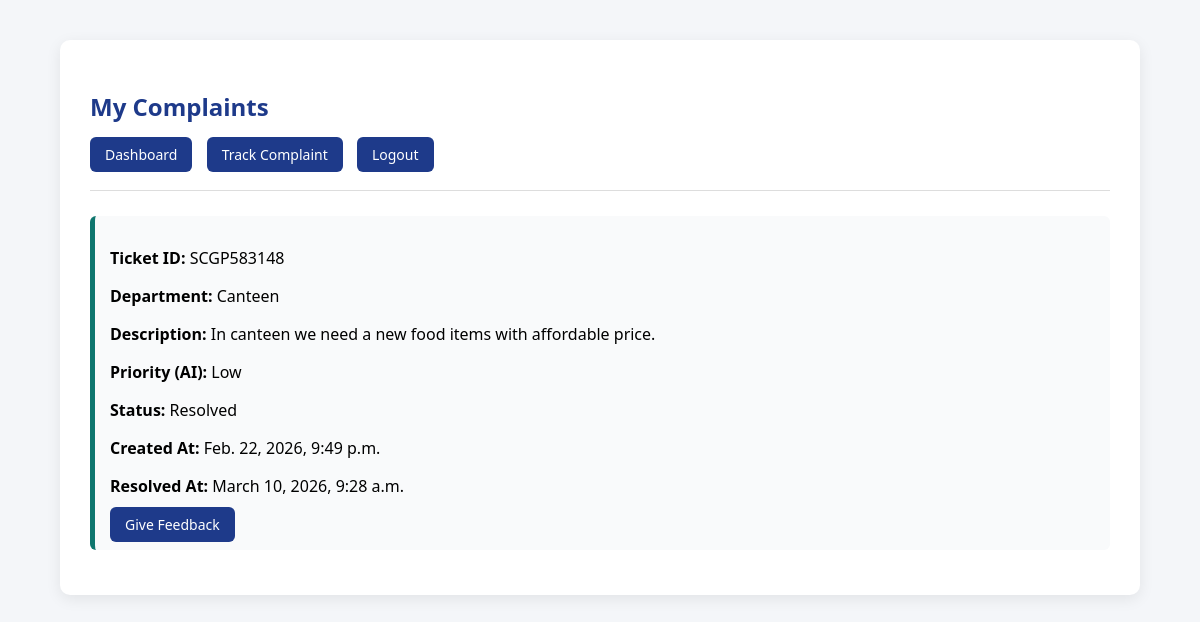
Page /my-complaints/ (signed in) on the committed database.
### portal/models.py (models this page shows, shortened)
class Complaint(models.Model):
    STATUS_CHOICES = [
        ('Pending', 'Pending'),
        ('In Progress', 'In Progress'),
        ('Resolved', 'Resolved'),
    ]
    PRIORITY_CHOICES = [
        ('High', 'High'),
        ('Medium', 'Medium'),
        ('Low', 'Low'),
    ]
    ISSUE_DEPARTMENT_CHOICES = [
        ('Hostel', 'Hostel'),
        ('Library', 'Library'),
        ('Transport', 'Transport'),
        ('Academic', 'Academic'),
        ('Canteen', 'Canteen'),
        ('Infrastructure', 'Infrastructure'),
        ('Stationary', 'Stationary'),
        ('Administration', 'Administration'),
        ('Security', 'Security'),
        ('FirstAid/Medical', 'FirstAid/Medical'),
        ('Events/Extracurricular', 'Events/Extracurricular'),
    ]
    ticket_id = models.CharField(
        max_length=20,
        unique=True,
        editable=False
    )
    department = models.CharField(
        max_length=100,
        choices=ISSUE_DEPARTMENT_CHOICES
    )
    description = models.TextField()
    status = models.CharField(
        max_length=20,
        choices=STATUS_CHOICES,
        default='Pending'
    )
    priority = models.CharField(
        max_length=10,
        choices=PRIORITY_CHOICES,
        default='Low'
    )
    created_at = models.DateTimeField(auto_now_add=True)
    resolved_at = models.DateTimeField(null=True, blank=True)
    raised_by = models.ForeignKey(
        User,
        on_delete=models.CASCADE,
        related_name='complaints'
    )
    feedback = models.TextField(null=True, blank=True)
    class Meta:
        ordering = ['-created_at']

### portal/views.py (the view)
# urls.py: path('my-complaints/', views.my_complaints, name='my_complaints'),
@login_required
def my_complaints(request):
    complaints = Complaint.objects.filter(
        raised_by=request.user
    ).order_by("-created_at")
    return render(request, "my_complaints.html", {
        "complaints": complaints
    })

### portal/templates/my_complaints.html (shortened to what this page needs)
{% load static %}
<!DOCTYPE html>
<html>
<head>
    <link rel="stylesheet" type="text/css" href="{% static 'portal/style.css' %}">
</head>
<body>
<div class="container">
    <h2>My Complaints</h2>
    <div class="menu">
        <a href="{% url 'student_dashboard' %}" class="button">Dashboard</a>
        <a href="{% url 'track_complaint' %}" class="button">Track Complaint</a>
        <a href="{% url 'logout' %}" class="button">Logout</a>
    </div>
    <hr>
    {% for complaint in complaints %}
        <div class="complaint-card">
            <p><strong>Ticket ID:</strong> {{ complaint.ticket_id }}</p>
            <p><strong>Department:</strong> {{ complaint.department }}</p>
            <p><strong>Description:</strong> {{ complaint.description }}</p>
            <p><strong>Priority (AI):</strong> {{ complaint.priority }}</p>
            <p><strong>Status:</strong> {{ complaint.status }}</p>
            <p><strong>Created At:</strong> {{ complaint.created_at }}</p>
            {% if complaint.resolved_at %}
                <p><strong>Resolved At:</strong> {{ complaint.resolved_at }}</p>
            {% endif %}
            {% if complaint.status == "Resolved" %}
                {% if complaint.feedback %}
                    <div style="margin-top:10px; padding:10px; background:#e8f5e9; border-radius:6px;">
                        <strong>Your Feedback:</strong><br>
                        {{ complaint.feedback }}
                    </div>
                {% else %}
                    <div style="margin-top:10px;">
                        <a href="{% url 'give_feedback' complaint.id %}" class="button">
                            Give Feedback
                        </a>
                    </div>
                {% endif %}
            {% endif %}
        </div>
    {% empty %}
        <p>No complaints submitted yet.</p>
    {% endfor %}
</div>
</body>
</html>

### portal/static/portal/style.css (style rules this page uses)
body { margin: 0; font-family: 'Segoe UI', Tahoma, sans-serif; background-color: #f4f6f9; }
.container { width: 85%; margin: 40px auto; background: white; padding: 30px; border-radius: 10px; box-shadow: 0 4px 15px rgba(0, 0, 0, 0.08); }
h2 { color: #1e3a8a; }
.menu { margin-bottom: 20px; }
.menu .button { margin-right: 10px; }
.button { background-color: #1e3a8a; color: white; padding: 8px 15px; text-decoration: none; border-radius: 6px; border: none; cursor: pointer; font-size: 14px; transition: 0.3s ease; }
.complaint-card { background-color: #f9fafb; padding: 15px; border-left: 5px solid #0f766e; border-radius: 6px; margin-bottom: 15px; }
hr { border: none; height: 1px; background: #ddd; margin: 25px 0; }

### rows in the picture
Complaint: ticket_id "SCGP583148", department "Canteen", description "In canteen we need a new food items with affordable price.", priority "Low", status "Resolved", created_at "Feb. 22, 2026, 9:49 p.m.", resolved_at "March 10, 2026, 9:28 a.m.", shows "Give Feedback"
